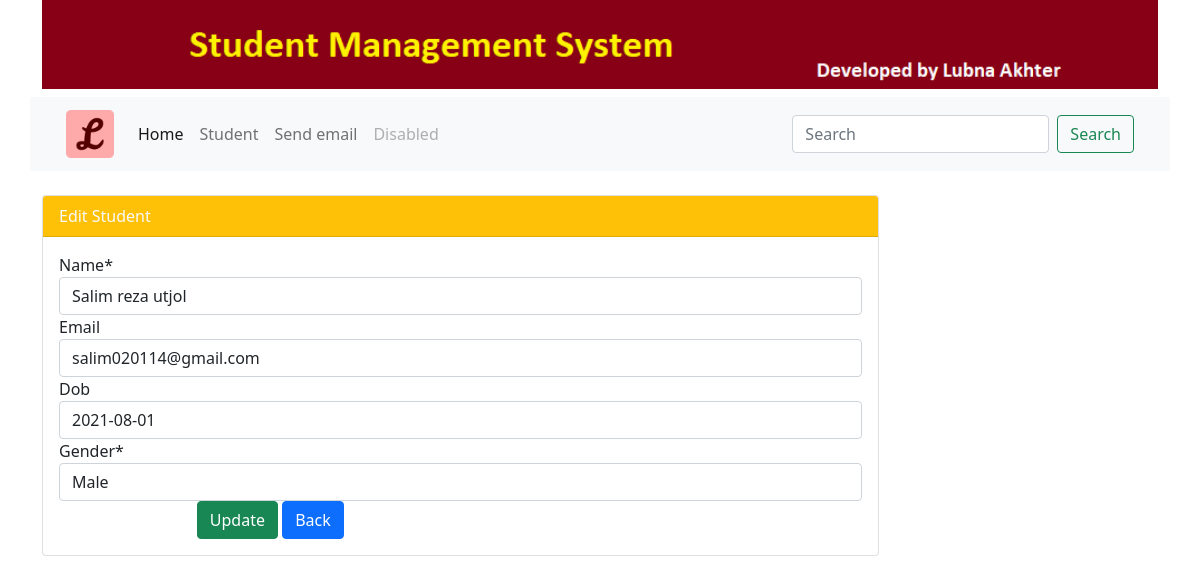
The page /std/edit/195 on the database its author committed.
### myapp/models.py (models this page shows, shortened)
class Student(models.Model):
    GENDER_CHOICES = [('Male', 'Male'),('Female', 'Female')]  #[(tuple)], ('Male', 'Male') one for desply one male for value
    id = models.AutoField(primary_key = True)
    name = models.CharField(max_length = 100)
    email = models.EmailField(unique = True, blank = True)
    dob = models.DateField(default = datetime.now, blank = True)
    gender = models.CharField(max_length = 6, choices = GENDER_CHOICES, default = 'Male', )

### myapp/views.py (the view)
# urls.py: path('edit/<int:id>', views.edit, name = 'edit'),
def edit(request,id):
    student = Student.objects.get(pk = id)
    form = StudentForm(request.POST or None, instance = student)
    context = {'title':'edit', 'student':student, 'form': form}
    return render(request, 'student/edit.html', context)

### myapp/forms.py
class StudentForm(forms.ModelForm):
    class Meta:
        model = Student
        fields = "__all__"

### templates/student/edit.html (shortened to what this page needs)
{% extends 'base.html' %}
{% block content %}
        <form action="{% url 'student:update' student.id %}" method="POST">
            <div class="card w-75">
                <div class="card-header bg-warning text-light">
                  Edit Student
                </div>
                <div class="card-body">
                    {% load crispy_forms_tags%}
                    {{ form | crispy}}
                    <div class="form-group row">
                        <label class="col-sm-2 col-form-label"></label>
                        <div class="col-sm-10">
                            <button type="submit" class="btn btn-success">Update</button>
                            <a href="{% url 'student:home' %}" class="btn btn-primary">Back</a>
                        </div>
                    </div>
                </div>
              </div>
        </form>
{% endblock %}

### rows shown on the page
Student: name "Salim reza utjol", email "salim020114@gmail.com", dob "2021-08-01", gender "Male"
